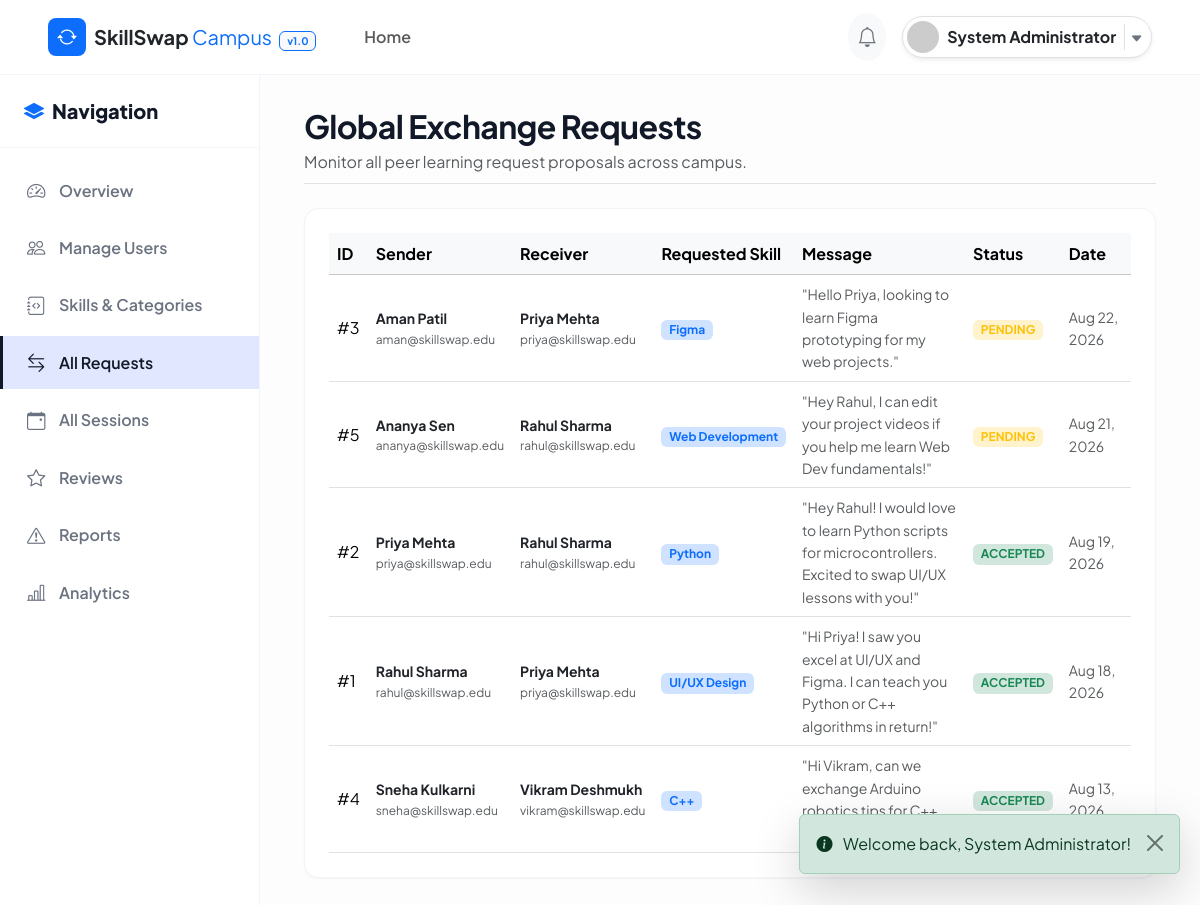
The app's page /admin/requests.php (signed in) with its own data.
### tables this page shows
CREATE TABLE `learning_requests` (
  `request_id` INT AUTO_INCREMENT PRIMARY KEY,
  `sender_id` INT NOT NULL,
  `receiver_id` INT NOT NULL,
  `skill_id` INT NOT NULL,
  `message` TEXT NOT NULL,
  `status` ENUM('PENDING', 'ACCEPTED', 'REJECTED', 'CANCELLED', 'COMPLETED') NOT NULL DEFAULT 'PENDING',
  `created_at` TIMESTAMP DEFAULT CURRENT_TIMESTAMP,
  `updated_at` TIMESTAMP DEFAULT CURRENT_TIMESTAMP ON UPDATE CURRENT_TIMESTAMP,
  FOREIGN KEY (`sender_id`) REFERENCES `users` (`user_id`) ON DELETE CASCADE,
  FOREIGN KEY (`receiver_id`) REFERENCES `users` (`user_id`) ON DELETE CASCADE,
  FOREIGN KEY (`skill_id`) REFERENCES `skills` (`skill_id`) ON DELETE CASCADE,
  CONSTRAINT `chk_sender_receiver_diff` CHECK (`sender_id` <> `receiver_id`)
);

CREATE TABLE `users` (
  `user_id` INT AUTO_INCREMENT PRIMARY KEY,
  `name` VARCHAR(100) NOT NULL,
  `email` VARCHAR(100) NOT NULL UNIQUE,
  `password` VARCHAR(255) NOT NULL,
  `college_id` VARCHAR(50) NOT NULL UNIQUE,
  `department` VARCHAR(100) NOT NULL,
  `year` ENUM('1st Year', '2nd Year', '3rd Year', '4th Year', 'Postgraduate') NOT NULL DEFAULT '1st Year',
  `bio` TEXT DEFAULT NULL,
  `profile_image` VARCHAR(255) DEFAULT 'default-avatar.png',
  `role` ENUM('student', 'admin') NOT NULL DEFAULT 'student',
  `status` ENUM('active', 'inactive', 'suspended') NOT NULL DEFAULT 'active',
  `reputation_score` DECIMAL(5,2) NOT NULL DEFAULT 50.00,
  `created_at` TIMESTAMP DEFAULT CURRENT_TIMESTAMP,
  `updated_at` TIMESTAMP DEFAULT CURRENT_TIMESTAMP ON UPDATE CURRENT_TIMESTAMP,
  CONSTRAINT `chk_reputation_range` CHECK (`reputation_score` >= 0 AND `reputation_score` <= 100)
);

CREATE TABLE `skills` (
  `skill_id` INT AUTO_INCREMENT PRIMARY KEY,
  `skill_name` VARCHAR(100) NOT NULL UNIQUE,
  `category` VARCHAR(50) NOT NULL,
  `description` TEXT DEFAULT NULL,
  `created_at` TIMESTAMP DEFAULT CURRENT_TIMESTAMP
);

### admin/requests.php (the view, shortened to what this page needs)
<?php
$pdo = Database::getConnection();
$stmt = $pdo->query("
    SELECT lr.*,
           snd.name AS sender_name, snd.email AS sender_email,
           rec.name AS receiver_name, rec.email AS receiver_email,
           sk.skill_name
    FROM learning_requests lr
    JOIN users snd ON lr.sender_id = snd.user_id
    JOIN users rec ON lr.receiver_id = rec.user_id
    JOIN skills sk ON lr.skill_id = sk.skill_id
    ORDER BY lr.created_at DESC
");
$requests = $stmt->fetchAll(PDO::FETCH_ASSOC);
require_once __DIR__ . '/../includes/header.php';
require_once __DIR__ . '/../includes/navbar.php';
?>
<div class="dashboard-wrapper">
  <?php require_once __DIR__ . '/../includes/sidebar.php'; ?>
  <main class="main-content">
    <div class="container-fluid">
      <div class="d-flex flex-column flex-md-row justify-content-between align-items-md-center mb-4 pb-2 border-bottom">
        <div>
          <h2 class="fw-bold mb-1">Global Exchange Requests</h2>
          <p class="text-muted mb-0">Monitor all peer learning request proposals across campus.</p>
        </div>
      </div>
      <div class="card-custom p-4">
        <div class="table-responsive">
          <table class="table table-hover align-middle mb-0">
            <thead class="table-light">
              <tr>
                <th>ID</th>
                <th>Sender</th>
                <th>Receiver</th>
                <th>Requested Skill</th>
                <th>Message</th>
                <th>Status</th>
                <th>Date</th>
              </tr>
            </thead>
            <tbody>
              <?php foreach ($requests as $r): ?>
              <tr>
                <td>#<?= $r['request_id'] ?></td>
                <td>
                  <div class="fw-bold text-dark small"><?= htmlspecialchars($r['sender_name']) ?></div>
                  <div class="text-muted" style="font-size:0.75rem;"><?= htmlspecialchars($r['sender_email']) ?></div>
                </td>
                <td>
                  <div class="fw-bold text-dark small"><?= htmlspecialchars($r['receiver_name']) ?></div>
                  <div class="text-muted" style="font-size:0.75rem;"><?= htmlspecialchars($r['receiver_email']) ?></div>
                </td>
                <td><span class="badge bg-primary-subtle text-primary"><?= htmlspecialchars($r['skill_name']) ?></span></td>
                <td class="small text-muted" style="max-width:250px;">"<?= htmlspecialchars($r['message']) ?>"</td>
                <td>
                  <?php if ($r['status'] === 'ACCEPTED'): ?>
                    <span class="badge bg-success-subtle text-success">ACCEPTED</span>
                  <?php elseif ($r['status'] === 'PENDING'): ?>
                    <span class="badge bg-warning-subtle text-warning">PENDING</span>
                  <?php else: ?>
                    <span class="badge bg-secondary-subtle text-secondary"><?= htmlspecialchars($r['status']) ?></span>
                  <?php endif; ?>
                </td>
                <td class="small text-muted"><?= date('M d, Y', strtotime($r['created_at'])) ?></td>
              </tr>
              <?php endforeach; ?>
            </tbody>
          </table>
        </div>
      </div>
    </div>
  </main>
</div>
<?php require_once __DIR__ . '/../includes/footer.php'; ?>

### assets/css/style.css (style rules this page uses)
:root { --primary: #111827; --primary-hover: #000000; --primary-light: #f3f4f6; --secondary: #4f46e5; --accent: #6366f1; --dark-bg: #030712; --dark-card: #111827; --light-bg: #fdfdfd; --surface: #ffffff; --border-color: #f1f5f9; --text-main: #111827; --text-muted: #6b7280; --text-light: #9ca3af; --success: #059669; --warning: #d97706; --danger: #dc2626; --radius-sm: 6px; --radius-md: 10px; --radius-lg: 14px; --radius-full: 9999px; --shadow-sm: 0 1px 2px rgba(0, 0, 0, 0.04); --shadow-md: 0 4px 6px -1px rgba(0, 0, 0, 0.05); --shadow-lg: 0 10px 15px -3px rgba(0, 0, 0, 0.05); --transition-fast: all 0.2s cubic-bezier(0.4, 0, 0.2, 1); --transition-normal: all 0.3s cubic-bezier(0.4, 0, 0.2, 1); }
body { font-family: 'Plus Jakarta Sans', -apple-system, BlinkMacSystemFont, "Segoe UI", Roboto, sans-serif; background-color: var(--light-bg); color: var(--text-main); min-height: 100vh; margin: 0; line-height: 1.6; }
h1, h2, h3, h4, h5, h6 { font-weight: 700; color: var(--text-main); letter-spacing: -0.02em; }
.card-custom { background: var(--surface); border: 1px solid var(--border-color); border-radius: var(--radius-lg); box-shadow: var(--shadow-sm); transition: var(--transition-normal); overflow: hidden; }

### assets/css/dashboard.css (style rules this page uses)
.dashboard-wrapper { display: flex; min-height: calc(100vh - 65px); position: relative; }
.main-content { flex-grow: 1; padding: 2rem; background-color: var(--light-bg); overflow-x: hidden; }

### records on screen
learning_requests: request_id "3", sender.name "Aman Patil", sender.email "aman@skillswap.edu", receiver.name "Priya Mehta", receiver.email "priya@skillswap.edu", skill.skill_name "Figma", message "Hello Priya, looking to learn Figma prototyping for my web projects.", status "PENDING", created_at "Aug 22, 2026"
learning_requests: request_id "5", sender.name "Ananya Sen", sender.email "ananya@skillswap.edu", receiver.name "Rahul Sharma", receiver.email "rahul@skillswap.edu", skill.skill_name "Web Development", message "Hey Rahul, I can edit your project videos if you help me learn Web Dev fundamentals!", status "PENDING", created_at "Aug 21, 2026"
learning_requests: request_id "2", sender.name "Priya Mehta", sender.email "priya@skillswap.edu", receiver.name "Rahul Sharma", receiver.email "rahul@skillswap.edu", skill.skill_name "Python", message "Hey Rahul! I would love to learn Python scripts for microcontrollers. Excited to swap UI/UX lessons with you!", status "ACCEPTED", created_at "Aug 19, 2026"
learning_requests: request_id "1", sender.name "Rahul Sharma", sender.email "rahul@skillswap.edu", receiver.name "Priya Mehta", receiver.email "priya@skillswap.edu", skill.skill_name "UI/UX Design", message "Hi Priya! I saw you excel at UI/UX and Figma. I can teach you Python or C++ algorithms in return!", status "ACCEPTED", created_at "Aug 18, 2026"
learning_requests: request_id "4", sender.name "Sneha Kulkarni", sender.email "sneha@skillswap.edu", receiver.name "Vikram Deshmukh", receiver.email "vikram@skillswap.edu", skill.skill_name "C++", message "Hi Vikram, can we exchange Arduino robotics tips for C++…", status "ACCEPTED", created_at "Aug 13, 2026"

### other values on screen
$userName "System Administrator"
$flash['message'] "Welcome back, System Administrator!"
